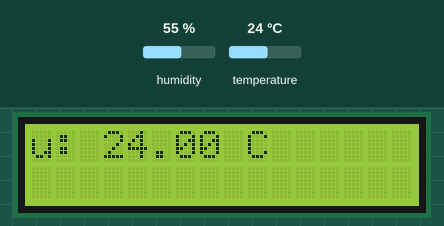
This sketch was run on a simulated Arduino Uno, built with avr-gcc and run on an emulated ATmega328P. Shown: 16×2 character LCD. The inputs (shaded band) are chosen by the test bench; at power-on: temperature 24 °C, humidity 55 %.

Above: at 1.2 s.
1.3 s: temperature set to 12 °C
11.3 s: humidity set to 22 %
At 17.87 s:
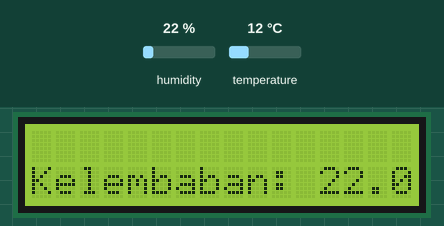
21.3 s: humidity set to 40 %
At 31.55 s:
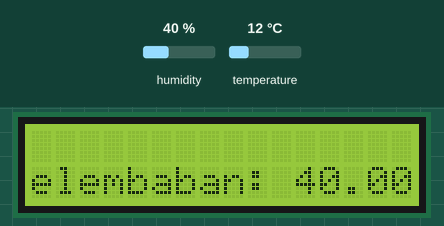
32.5 s: temperature set to 19 °C
At 40.38 s:
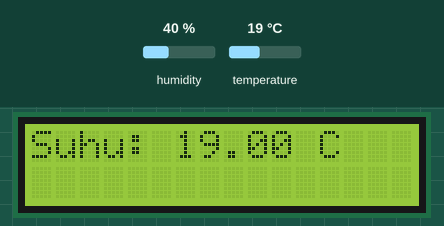

The sketch:

arduino_DHT11-_RunningText.ino
```cpp
#include <LiquidCrystal.h>
#include <DHT.h>

// Definisi pin LCD (sesuai koneksi)
LiquidCrystal lcd(7, 8, 9, 10, 11, 12);

// Definisi pin DHT11
#define DHTPIN 2
#define DHTTYPE DHT11
DHT dht(DHTPIN, DHTTYPE);

void setup() {
  lcd.begin(16, 2); // Inisialisasi LCD 16x2
  dht.begin(); // Inisialisasi DHT11
}

void loop() {
  float suhu = dht.readTemperature();
  float kelembaban = dht.readHumidity();

  if (isnan(suhu) || isnan(kelembaban)) {
    scrollText("Sensor Error!", 0);
  } else {
    String teks1 = "Suhu: " + String(suhu) + " C ";
    String teks2 = "Kelembaban: " + String(kelembaban) + " % ";
    String teks3 = "Kelompok 7";

    scrollText(teks1, 0); // Running text baris 1
    scrollText(teks2, 1); // Running text baris 2
    scrollText(teks3, 1); // Running text baris 2 setelah kelembaban
  }
}

// Fungsi untuk membuat teks berjalan
void scrollText(String text, int row) {
  for (int i = 0; i < text.length(); i++) {
    lcd.clear();
    lcd.setCursor(0, row);
    lcd.print(text.substring(i));  // Menampilkan bagian teks yang berjalan
    delay(300); // Kecepatan running text
  }
}
```
